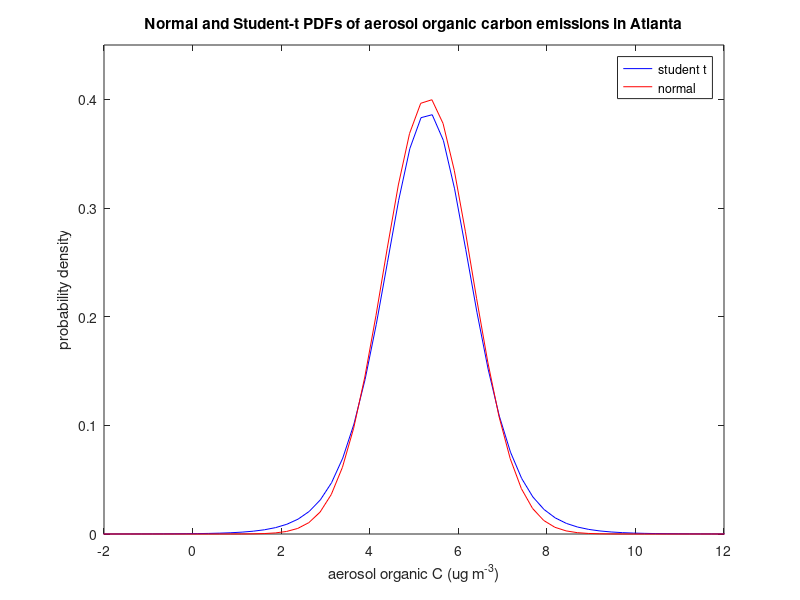

MATLAB code for this plot:

ocarbs = [4.5, 5.9, 6.0, 5.8, 6.4, 5.8, 6.3, 3.5, 4.5, 4.4];
std_ocarbs = std(ocarbs);
mean_ocarbs = mean(ocarbs);
len_ocarbs = length(ocarbs);

% student-t distribution

%X=tinv(P,V) returns the inverse of Student's T cdf with V degrees 
%    of freedom, at the values in P.
t_val1 = abs(tinv(0.025,len_ocarbs-1));
low1 = mean_ocarbs-((t_val1.*std_ocarbs)/sqrt(len_ocarbs-1));
high1 = mean_ocarbs+((t_val1.*std_ocarbs)/sqrt(len_ocarbs-1));
sprintf('The 95%% confidence interval of the measurement using Student''s t-distribution is %d to %d', low1, high1)

% normal distribution

% X = norminv(P,MU,SIGMA) returns the inverse cdf for the normal
%    distribution with mean MU and standard deviation SIGMA, evaluated at
%    the values in P.
z_val1 = norminv(0.025,mean_ocarbs,std_ocarbs);
low2 = mean_ocarbs-((z_val1.*std_ocarbs)/sqrt(len_ocarbs));
high2 = mean_ocarbs+((z_val1.*std_ocarbs)/sqrt(len_ocarbs));
sprintf('The 95%% confidence interval of the measurement using a normal distribution is %d to %d', low2, high2)

%should I be doing this or giving it its own xaxis values like below? 
% xaxis = linspace(-5,5,100); 
% len_xaxis = length(xaxis);

% plot comparing 2 PDFs
xvals = linspace(-10,15,100);
studentt_pdf1 = pdf('t',xvals,len_ocarbs-1);
normal_pdf1 = pdf('norm',xvals,mean_ocarbs,std_ocarbs);
plot(xvals+mean_ocarbs,studentt_pdf1,'b');
hold on
% title('pdf of the student t-distribution')
% xlabel('aerosol organic C (ug m^(-3))')
% ylabel('probability density')
plot(xvals,normal_pdf1, 'r');
% title('pdf of the normal distribution')
xlabel('aerosol organic C (ug m^-^3)')
ylabel('probability density')
legend('student t', 'normal')
axis([-2,12,0,0.45])
title('Normal and Student-t PDFs of aerosol organic carbon emissions in Atlanta')

% % PART (1) Interval for student t-distribution
% 
% % X=tinv(P,V) returns the inverse of Student's T cdf with V degrees 
% %    of freedom, at the values in P.
% 
% t_value = abs(tinv(0.025, len_ocarbs-1));
% % choose 0.025 b/c this is 2.5%, the probability under one tail
% % take absolute value b/c value would be same in the positive or negative
% low = mean_ocarbs - t_value*(std_ocarbs./sqrt(len_ocarbs));
% high = mean_ocarbs + t_value*(std_ocarbs./sqrt(len_ocarbs));
% sprintf('The confidence interval is %d to %d', low, high)
% 
% % PART (2) Interval for normal distribution
% 
% % Interval for normal distribution
% % 95% confidence --> 5% uncertainty
% sig_ocarbs = std_ocarbs./sqrt(len_ocarbs);
% %norminv Inverse of the normal cumulative distribution function (cdf).
% %    X = norminv(P,MU,SIGMA) returns the inverse cdf for the normal
% %    distribution with mean MU and standard deviation SIGMA, evaluated at
% %    the values in P
% t_value2 = abs(norminv(0.025,0,1));
% low = mean_ocarbs-t_value2*sig_ocarbs;
% high = mean_ocarbs+t_value2*sig_ocarbs;
% 
% sprintf('The confidence interval is %d to %d', lowbound, highbound)
% 
% % PART (3) Make plot comparing the two PDFs
% 
% x = linspace(-10,10,100);
% studentt_pdf = pdf('t',x,t_value);
% normal_pdf = pdf('norm',x,mean_ocarbs,std_ocarbs);
% 
% subplot(2,1,1); 
% plot(x,studentt_pdf);
% title('pdf of the student t- distribution')
% subplot(2,1,2); 
% plot(x,normal_pdf);
% title('pdf of the normal distribution')